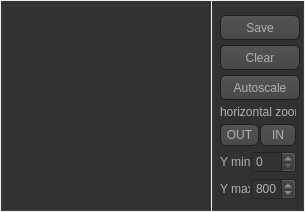
        <widget class="QWidget" name="tab_7">
         <attribute name="title">
          <string>Interspike intervals</string>
         </attribute>
         <layout class="QHBoxLayout" name="horizontalLayout_6">
          <property name="spacing">
           <number>1</number>
          </property>
          <property name="margin">
           <number>1</number>
          </property>
          <item>
           <widget class="QGroupBox" name="displayGraphs_3">
            <property name="minimumSize">
             <size>
              <width>210</width>
              <height>210</height>
             </size>
            </property>
            <property name="maximumSize">
             <size>
              <width>16677</width>
              <height>220</height>
             </size>
            </property>
            <property name="cursor">
             <cursorShape>CrossCursor</cursorShape>
            </property>
            <property name="styleSheet">
             <string notr="true">QToolTip
{
     border: 1px solid black;
     background-color: #ffa02f;
     padding: 1px;
     border-radius: 3px;
     opacity: 100;
}

QWidget
{
    color: #b1b1b1;
    background-color: #323232;
}

QWidget:item:hover
{
    background-color: QLinearGradient( x1: 0, y1: 0, x2: 0, y2: 1, stop: 0 #ffa02f, stop: 1 #ca0619);
    color: #000000;
}

QWidget:item:selected
{
    background-color: QLinearGradient( x1: 0, y1: 0, x2: 0, y2: 1, stop: 0 #ffa02f, stop: 1 #d7801a);
}

QMenuBar::item
{
    background: transparent;
}

QMenuBar::item:selected
{
    background: transparent;
    border: 1px solid #ffaa00;
}

QMenuBar::item:pressed
{
    background: #444;
    border: 1px solid #000;
    background-color: QLinearGradient(
        x1:0, y1:0,
        x2:0, y2:1,
        stop:1 #212121,
        stop:0.4 #343434/*,
        stop:0.2 #343434,
        stop:0.1 #ffaa00*/
    );
    margin-bottom:-1px;
    padding-bottom:1px;
}

QMenu
{
    border: 1px solid #000;
}

QMenu::item
{
    padding: 2px 20px 2px 20px;
}

QMenu::item:selected
{
    color: #000000;
}

QWidget:disabled
{
    color: #404040;
    background-color: #323232;
}

QAbstractItemView
{
    background-color: QLinearGradient( x1: 0, y1: 0, x2: 0, y2: 1, stop: 0 #4d4d4d, stop: 0.1 #646464, stop: 1 #5d5d5d);
}

QWidget:focus
{
    /*border: 2px solid QLinearGradient( x1: 0, y1: 0, x2: 0, y2: 1, stop: 0 #ffa02f, stop: 1 #d7801a);*/
}

QLineEdit
{
    background-color: QLinearGradient( x1: 0, y1: 0, x2: 0, y2: 1, stop: 0 #4d4d4d, stop: 0 #646464, stop: 1 #5d5d5d);
    padding: 1px;
    border-style: solid;
    border: 1px solid #1e1e1e;
    border-radius: 5;
}

QPushButton
{
    color: #b1b1b1;
    background-color: QLinearGradient( x1: 0, y1: 0, x2: 0, y2: 1, stop: 0 #565656, stop: 0.1 #525252, stop: 0.5 #4e4e4e, stop: 0.9 #4a4a4a, stop: 1 #464646);
    border-width: 1px;
    border-color: #1e1e1e;
    border-style: solid;
    border-radius: 6;
    padding: 3px;
    font-size: 12px;
    padding-left: 5px;
    padding-right: 5px;
}

QPushButton:pressed
{
    background-color: QLinearGradient( x1: 0, y1: 0, x2: 0, y2: 1, stop: 0 #2d2d2d, stop: 0.1 #2b2b2b, stop: 0.5 #292929, stop: 0.9 #282828, stop: 1 #252525);
}

QComboBox
{
    selection-background-color: #ffaa00;
    background-color: QLinearGradient( x1: 0, y1: 0, x2: 0, y2: 1, stop: 0 #565656, stop: 0.1 #525252, stop: 0.5 #4e4e4e, stop: 0.9 #4a4a4a, stop: 1 #464646);
    border-style: solid;
    border: 1px solid #1e1e1e;
    border-radius: 5;
}

QComboBox:hover,QPushButton:hover
{
    border: 2px solid QLinearGradient( x1: 0, y1: 0, x2: 0, y2: 1, stop: 0 #ffa02f, stop: 1 #d7801a);
}


QComboBox:on
{
    padding-top: 3px;
    padding-left: 4px;
    background-color: QLinearGradient( x1: 0, y1: 0, x2: 0, y2: 1, stop: 0 #2d2d2d, stop: 0.1 #2b2b2b, stop: 0.5 #292929, stop: 0.9 #282828, stop: 1 #252525);
    selection-background-color: #ffaa00;
}

QComboBox QAbstractItemView
{
    border: 2px solid darkgray;
    selection-background-color: QLinearGradient( x1: 0, y1: 0, x2: 0, y2: 1, stop: 0 #ffa02f, stop: 1 #d7801a);
}

QComboBox::drop-down
{
     subcontrol-origin: padding;
     subcontrol-position: top right;
     width: 15px;

     border-left-width: 0px;
     border-left-color: darkgray;
     border-left-style: solid; /* just a single line */
     border-top-right-radius: 3px; /* same radius as the QComboBox */
     border-bottom-right-radius: 3px;
 }

QComboBox::down-arrow
{
     image: url(:/down_arrow.png);
}

QGroupBox:focus
{
border: 2px solid QLinearGradient( x1: 0, y1: 0, x2: 0, y2: 1, stop: 0 #ffa02f, stop: 1 #d7801a);
}

QTextEdit:focus
{
    border: 2px solid QLinearGradient( x1: 0, y1: 0, x2: 0, y2: 1, stop: 0 #ffa02f, stop: 1 #d7801a);
}

QScrollBar:horizontal {
     border: 1px solid #222222;
     background: QLinearGradient( x1: 0, y1: 0, x2: 0, y2: 1, stop: 0.0 #121212, stop: 0.2 #282828, stop: 1 #484848);
     height: 7px;
     margin: 0px 16px 0 16px;
}

QScrollBar::handle:horizontal
{
      background: QLinearGradient( x1: 0, y1: 0, x2: 1, y2: 0, stop: 0 #ffa02f, stop: 0.5 #d7801a, stop: 1 #ffa02f);
      min-height: 20px;
      border-radius: 2px;
}

QScrollBar::add-line:horizontal {
      border: 1px solid #1b1b19;
      border-radius: 2px;
      background: QLinearGradient( x1: 0, y1: 0, x2: 1, y2: 0, stop: 0 #ffa02f, stop: 1 #d7801a);
      width: 14px;
      subcontrol-position: right;
      subcontrol-origin: margin;
}

QScrollBar::sub-line:horizontal {
      border: 1px solid #1b1b19;
      border-radius: 2px;
      background: QLinearGradient( x1: 0, y1: 0, x2: 1, y2: 0, stop: 0 #ffa02f, stop: 1 #d7801a);
      width: 14px;
     subcontrol-position: left;
     subcontrol-origin: margin;
}

QScrollBar::right-arrow:horizontal, QScrollBar::left-arrow:horizontal
{
      border: 1px solid black;
      width: 1px;
      height: 1px;
      background: white;
}

QScrollBar::add-page:horizontal, QScrollBar::sub-page:horizontal
{
      background: none;
}

QScrollBar:vertical
{
      background: QLinearGradient( x1: 0, y1: 0, x2: 1, y2: 0, stop: 0.0 #121212, stop: 0.2 #282828, stop: 1 #484848);
      width: 7px;
      margin: 16px 0 16px 0;
      border: 1px solid #222222;
}

QScrollBar::handle:vertical
{
      background: QLinearGradient( x1: 0, y1: 0, x2: 0, y2: 1, stop: 0 #ffa02f, stop: 0.5 #d7801a, stop: 1 #ffa02f);
      min-height: 20px;
      border-radius: 2px;
}

QScrollBar::add-line:vertical
{
      border: 1px solid #1b1b19;
      border-radius: 2px;
      background: QLinearGradient( x1: 0, y1: 0, x2: 0, y2: 1, stop: 0 #ffa02f, stop: 1 #d7801a);
      height: 14px;
      subcontrol-position: bottom;
      subcontrol-origin: margin;
}

QScrollBar::sub-line:vertical
{
      border: 1px solid #1b1b19;
      border-radius: 2px;
      background: QLinearGradient( x1: 0, y1: 0, x2: 0, y2: 1, stop: 0 #d7801a, stop: 1 #ffa02f);
      height: 14px;
      subcontrol-position: top;
      subcontrol-origin: margin;
}

QScrollBar::up-arrow:vertical, QScrollBar::down-arrow:vertical
{
      border: 1px solid black;
      width: 1px;
      height: 1px;
      background: white;
}


QScrollBar::add-page:vertical, QScrollBar::sub-page:vertical
{
      background: none;
}

QTextEdit
{
    background-color: #242424;
}

QPlainTextEdit
{
    background-color: #242424;
}

QHeaderView::section
{
    background-color: QLinearGradient(x1:0, y1:0, x2:0, y2:1, stop:0 #616161, stop: 0.5 #505050, stop: 0.6 #434343, stop:1 #656565);
    color: white;
    padding-left: 4px;
    border: 1px solid #6c6c6c;
}

QCheckBox:disabled
{
color: #414141;
}

QDockWidget::title
{
    text-align: center;
    spacing: 3px; /* spacing between items in the tool bar */
    background-color: QLinearGradient(x1:0, y1:0, x2:0, y2:1, stop:0 #323232, stop: 0.5 #242424, stop:1 #323232);
}

QDockWidget::close-button, QDockWidget::float-button
{
    text-align: center;
    spacing: 1px; /* spacing between items in the tool bar */
    background-color: QLinearGradient(x1:0, y1:0, x2:0, y2:1, stop:0 #323232, stop: 0.5 #242424, stop:1 #323232);
}

QDockWidget::close-button:hover, QDockWidget::float-button:hover
{
    background: #242424;
}

QDockWidget::close-button:pressed, QDockWidget::float-button:pressed
{
    padding: 1px -1px -1px 1px;
}

QMainWindow::separator
{
    background-color: QLinearGradient(x1:0, y1:0, x2:0, y2:1, stop:0 #161616, stop: 0.5 #151515, stop: 0.6 #212121, stop:1 #343434);
    color: white;
    padding-left: 4px;
    border: 1px solid #4c4c4c;
    spacing: 3px; /* spacing between items in the tool bar */
}

QMainWindow::separator:hover
{

    background-color: QLinearGradient(x1:0, y1:0, x2:0, y2:1, stop:0 #d7801a, stop:0.5 #b56c17 stop:1 #ffa02f);
    color: white;
    padding-left: 4px;
    border: 1px solid #6c6c6c;
    spacing: 3px; /* spacing between items in the tool bar */
}

QToolBar::handle
{
     spacing: 3px; /* spacing between items in the tool bar */
     background: url(:/images/handle.png);
}

QMenu::separator
{
    height: 2px;
    background-color: QLinearGradient(x1:0, y1:0, x2:0, y2:1, stop:0 #161616, stop: 0.5 #151515, stop: 0.6 #212121, stop:1 #343434);
    color: white;
    padding-left: 4px;
    margin-left: 10px;
    margin-right: 5px;
}

QProgressBar
{
    border: 2px solid grey;
    border-radius: 5px;
    text-align: center;
}

QProgressBar::chunk
{
    background-color: #d7801a;
    width: 2.15px;
    margin: 0.5px;
}

QTabBar::tab {
    color: #b1b1b1;
    border: 1px solid #444;
    border-bottom-style: none;
    background-color: #323232;
    padding-left: 10px;
    padding-right: 10px;
    padding-top: 3px;
    padding-bottom: 2px;
    margin-right: -1px;
}

QTabWidget::pane {
    border: 1px solid #444;
    top: 1px;
}

QTabBar::tab:last
{
    margin-right: 0; /* the last selected tab has nothing to overlap with on the right */
    border-top-right-radius: 3px;
}

QTabBar::tab:first:!selected
{
 margin-left: 0px; /* the last selected tab has nothing to overlap with on the right */


    border-top-left-radius: 3px;
}

QTabBar::tab:!selected
{
    color: #b1b1b1;
    border-bottom-style: solid;
    margin-top: 3px;
    background-color: QLinearGradient(x1:0, y1:0, x2:0, y2:1, stop:1 #212121, stop:.4 #343434);
}

QTabBar::tab:selected
{
    border-top-left-radius: 3px;
    border-top-right-radius: 3px;
    margin-bottom: 0px;
}

QTabBar::tab:!selected:hover
{
    /*border-top: 2px solid #ffaa00;
    padding-bottom: 3px;*/
    border-top-left-radius: 3px;
    border-top-right-radius: 3px;
    background-color: QLinearGradient(x1:0, y1:0, x2:0, y2:1, stop:1 #212121, stop:0.4 #343434, stop:0.2 #343434, stop:0.1 #ffaa00);
}

QRadioButton::indicator:checked, QRadioButton::indicator:unchecked{
    color: #b1b1b1;
    background-color: #323232;
    border: 1px solid #b1b1b1;
    border-radius: 6px;
}

QRadioButton::indicator:checked
{
    background-color: qradialgradient(
        cx: 0.5, cy: 0.5,
        fx: 0.5, fy: 0.5,
        radius: 1.0,
        stop: 0.25 #ffaa00,
        stop: 0.3 #323232
    );
}

QCheckBox::indicator{
    color: #b1b1b1;
    background-color: #323232;
    border: 1px solid #b1b1b1;
    width: 9px;
    height: 9px;
}

QRadioButton::indicator
{
    border-radius: 6px;
}

QRadioButton::indicator:hover, QCheckBox::indicator:hover
{
    border: 1px solid #ffaa00;
}

QCheckBox::indicator:checked
{
    image:url(:/images/checkbox.png);
}

QCheckBox::indicator:disabled, QRadioButton::indicator:disabled
{
    border: 1px solid #444;
}</string>
            </property>
            <property name="title">
             <string/>
            </property>
           </widget>
          </item>
          <item>
           <widget class="QGroupBox" name="displayGraphs_4">
            <property name="minimumSize">
             <size>
              <width>92</width>
              <height>210</height>
             </size>
            </property>
            <property name="maximumSize">
             <size>
              <width>92</width>
              <height>220</height>
             </size>
            </property>
            <property name="cursor">
             <cursorShape>ArrowCursor</cursorShape>
            </property>
            <property name="styleSheet">
             <string notr="true">QToolTip
{
     border: 1px solid black;
     background-color: #ffa02f;
     padding: 1px;
     border-radius: 3px;
     opacity: 100;
}

QWidget
{
    color: #b1b1b1;
    background-color: #323232;
}

QWidget:item:hover
{
    background-color: QLinearGradient( x1: 0, y1: 0, x2: 0, y2: 1, stop: 0 #ffa02f, stop: 1 #ca0619);
    color: #000000;
}

QWidget:item:selected
{
    background-color: QLinearGradient( x1: 0, y1: 0, x2: 0, y2: 1, stop: 0 #ffa02f, stop: 1 #d7801a);
}

QMenuBar::item
{
    background: transparent;
}

QMenuBar::item:selected
{
    background: transparent;
    border: 1px solid #ffaa00;
}

QMenuBar::item:pressed
{
    background: #444;
    border: 1px solid #000;
    background-color: QLinearGradient(
        x1:0, y1:0,
        x2:0, y2:1,
        stop:1 #212121,
        stop:0.4 #343434/*,
        stop:0.2 #343434,
        stop:0.1 #ffaa00*/
    );
    margin-bottom:-1px;
    padding-bottom:1px;
}

QMenu
{
    border: 1px solid #000;
}

QMenu::item
{
    padding: 2px 20px 2px 20px;
}

QMenu::item:selected
{
    color: #000000;
}

QWidget:disabled
{
    color: #404040;
    background-color: #323232;
}

QAbstractItemView
{
    background-color: QLinearGradient( x1: 0, y1: 0, x2: 0, y2: 1, stop: 0 #4d4d4d, stop: 0.1 #646464, stop: 1 #5d5d5d);
}

QWidget:focus
{
    /*border: 2px solid QLinearGradient( x1: 0, y1: 0, x2: 0, y2: 1, stop: 0 #ffa02f, stop: 1 #d7801a);*/
}

QLineEdit
{
    background-color: QLinearGradient( x1: 0, y1: 0, x2: 0, y2: 1, stop: 0 #4d4d4d, stop: 0 #646464, stop: 1 #5d5d5d);
    padding: 1px;
    border-style: solid;
    border: 1px solid #1e1e1e;
    border-radius: 5;
}

QPushButton
{
    color: #b1b1b1;
    background-color: QLinearGradient( x1: 0, y1: 0, x2: 0, y2: 1, stop: 0 #565656, stop: 0.1 #525252, stop: 0.5 #4e4e4e, stop: 0.9 #4a4a4a, stop: 1 #464646);
    border-width: 1px;
    border-color: #1e1e1e;
    border-style: solid;
    border-radius: 6;
    padding: 3px;
    font-size: 12px;
    padding-left: 5px;
    padding-right: 5px;
}

QPushButton:pressed
{
    background-color: QLinearGradient( x1: 0, y1: 0, x2: 0, y2: 1, stop: 0 #2d2d2d, stop: 0.1 #2b2b2b, stop: 0.5 #292929, stop: 0.9 #282828, stop: 1 #252525);
}

QComboBox
{
    selection-background-color: #ffaa00;
    background-color: QLinearGradient( x1: 0, y1: 0, x2: 0, y2: 1, stop: 0 #565656, stop: 0.1 #525252, stop: 0.5 #4e4e4e, stop: 0.9 #4a4a4a, stop: 1 #464646);
    border-style: solid;
    border: 1px solid #1e1e1e;
    border-radius: 5;
}

QComboBox:hover,QPushButton:hover
{
    border: 2px solid QLinearGradient( x1: 0, y1: 0, x2: 0, y2: 1, stop: 0 #ffa02f, stop: 1 #d7801a);
}


QComboBox:on
{
    padding-top: 3px;
    padding-left: 4px;
    background-color: QLinearGradient( x1: 0, y1: 0, x2: 0, y2: 1, stop: 0 #2d2d2d, stop: 0.1 #2b2b2b, stop: 0.5 #292929, stop: 0.9 #282828, stop: 1 #252525);
    selection-background-color: #ffaa00;
}

QComboBox QAbstractItemView
{
    border: 2px solid darkgray;
    selection-background-color: QLinearGradient( x1: 0, y1: 0, x2: 0, y2: 1, stop: 0 #ffa02f, stop: 1 #d7801a);
}

QComboBox::drop-down
{
     subcontrol-origin: padding;
     subcontrol-position: top right;
     width: 15px;

     border-left-width: 0px;
     border-left-color: darkgray;
     border-left-style: solid; /* just a single line */
     border-top-right-radius: 3px; /* same radius as the QComboBox */
     border-bottom-right-radius: 3px;
 }

QComboBox::down-arrow
{
     image: url(:/down_arrow.png);
}

QGroupBox:focus
{
border: 2px solid QLinearGradient( x1: 0, y1: 0, x2: 0, y2: 1, stop: 0 #ffa02f, stop: 1 #d7801a);
}

QTextEdit:focus
{
    border: 2px solid QLinearGradient( x1: 0, y1: 0, x2: 0, y2: 1, stop: 0 #ffa02f, stop: 1 #d7801a);
}

QScrollBar:horizontal {
     border: 1px solid #222222;
     background: QLinearGradient( x1: 0, y1: 0, x2: 0, y2: 1, stop: 0.0 #121212, stop: 0.2 #282828, stop: 1 #484848);
     height: 7px;
     margin: 0px 16px 0 16px;
}

QScrollBar::handle:horizontal
{
      background: QLinearGradient( x1: 0, y1: 0, x2: 1, y2: 0, stop: 0 #ffa02f, stop: 0.5 #d7801a, stop: 1 #ffa02f);
      min-height: 20px;
      border-radius: 2px;
}

QScrollBar::add-line:horizontal {
      border: 1px solid #1b1b19;
      border-radius: 2px;
      background: QLinearGradient( x1: 0, y1: 0, x2: 1, y2: 0, stop: 0 #ffa02f, stop: 1 #d7801a);
      width: 14px;
      subcontrol-position: right;
      subcontrol-origin: margin;
}

QScrollBar::sub-line:horizontal {
      border: 1px solid #1b1b19;
      border-radius: 2px;
      background: QLinearGradient( x1: 0, y1: 0, x2: 1, y2: 0, stop: 0 #ffa02f, stop: 1 #d7801a);
      width: 14px;
     subcontrol-position: left;
     subcontrol-origin: margin;
}

QScrollBar::right-arrow:horizontal, QScrollBar::left-arrow:horizontal
{
      border: 1px solid black;
      width: 1px;
      height: 1px;
      background: white;
}

QScrollBar::add-page:horizontal, QScrollBar::sub-page:horizontal
{
      background: none;
}

QScrollBar:vertical
{
      background: QLinearGradient( x1: 0, y1: 0, x2: 1, y2: 0, stop: 0.0 #121212, stop: 0.2 #282828, stop: 1 #484848);
      width: 7px;
      margin: 16px 0 16px 0;
      border: 1px solid #222222;
}

QScrollBar::handle:vertical
{
      background: QLinearGradient( x1: 0, y1: 0, x2: 0, y2: 1, stop: 0 #ffa02f, stop: 0.5 #d7801a, stop: 1 #ffa02f);
      min-height: 20px;
      border-radius: 2px;
}

QScrollBar::add-line:vertical
{
      border: 1px solid #1b1b19;
      border-radius: 2px;
      background: QLinearGradient( x1: 0, y1: 0, x2: 0, y2: 1, stop: 0 #ffa02f, stop: 1 #d7801a);
      height: 14px;
      subcontrol-position: bottom;
      subcontrol-origin: margin;
}

QScrollBar::sub-line:vertical
{
      border: 1px solid #1b1b19;
      border-radius: 2px;
      background: QLinearGradient( x1: 0, y1: 0, x2: 0, y2: 1, stop: 0 #d7801a, stop: 1 #ffa02f);
      height: 14px;
      subcontrol-position: top;
      subcontrol-origin: margin;
}

QScrollBar::up-arrow:vertical, QScrollBar::down-arrow:vertical
{
      border: 1px solid black;
      width: 1px;
      height: 1px;
      background: white;
}


QScrollBar::add-page:vertical, QScrollBar::sub-page:vertical
{
      background: none;
}

QTextEdit
{
    background-color: #242424;
}

QPlainTextEdit
{
    background-color: #242424;
}

QHeaderView::section
{
    background-color: QLinearGradient(x1:0, y1:0, x2:0, y2:1, stop:0 #616161, stop: 0.5 #505050, stop: 0.6 #434343, stop:1 #656565);
    color: white;
    padding-left: 4px;
    border: 1px solid #6c6c6c;
}

QCheckBox:disabled
{
color: #414141;
}

QDockWidget::title
{
    text-align: center;
    spacing: 3px; /* spacing between items in the tool bar */
    background-color: QLinearGradient(x1:0, y1:0, x2:0, y2:1, stop:0 #323232, stop: 0.5 #242424, stop:1 #323232);
}

QDockWidget::close-button, QDockWidget::float-button
{
    text-align: center;
    spacing: 1px; /* spacing between items in the tool bar */
    background-color: QLinearGradient(x1:0, y1:0, x2:0, y2:1, stop:0 #323232, stop: 0.5 #242424, stop:1 #323232);
}

QDockWidget::close-button:hover, QDockWidget::float-button:hover
{
    background: #242424;
}

QDockWidget::close-button:pressed, QDockWidget::float-button:pressed
{
    padding: 1px -1px -1px 1px;
}

QMainWindow::separator
{
    background-color: QLinearGradient(x1:0, y1:0, x2:0, y2:1, stop:0 #161616, stop: 0.5 #151515, stop: 0.6 #212121, stop:1 #343434);
    color: white;
    padding-left: 4px;
    border: 1px solid #4c4c4c;
    spacing: 3px; /* spacing between items in the tool bar */
}

QMainWindow::separator:hover
{

    background-color: QLinearGradient(x1:0, y1:0, x2:0, y2:1, stop:0 #d7801a, stop:0.5 #b56c17 stop:1 #ffa02f);
    color: white;
    padding-left: 4px;
    border: 1px solid #6c6c6c;
    spacing: 3px; /* spacing between items in the tool bar */
}

QToolBar::handle
{
     spacing: 3px; /* spacing between items in the tool bar */
     background: url(:/images/handle.png);
}

QMenu::separator
{
    height: 2px;
    background-color: QLinearGradient(x1:0, y1:0, x2:0, y2:1, stop:0 #161616, stop: 0.5 #151515, stop: 0.6 #212121, stop:1 #343434);
    color: white;
    padding-left: 4px;
    margin-left: 10px;
    margin-right: 5px;
}

QProgressBar
{
    border: 2px solid grey;
    border-radius: 5px;
    text-align: center;
}

QProgressBar::chunk
{
    background-color: #d7801a;
    width: 2.15px;
    margin: 0.5px;
}

QTabBar::tab {
    color: #b1b1b1;
    border: 1px solid #444;
    border-bottom-style: none;
    background-color: #323232;
    padding-left: 10px;
    padding-right: 10px;
    padding-top: 3px;
    padding-bottom: 2px;
    margin-right: -1px;
}

QTabWidget::pane {
    border: 1px solid #444;
    top: 1px;
}

QTabBar::tab:last
{
    margin-right: 0; /* the last selected tab has nothing to overlap with on the right */
    border-top-right-radius: 3px;
}

QTabBar::tab:first:!selected
{
 margin-left: 0px; /* the last selected tab has nothing to overlap with on the right */


    border-top-left-radius: 3px;
}

QTabBar::tab:!selected
{
    color: #b1b1b1;
    border-bottom-style: solid;
    margin-top: 3px;
    background-color: QLinearGradient(x1:0, y1:0, x2:0, y2:1, stop:1 #212121, stop:.4 #343434);
}

QTabBar::tab:selected
{
    border-top-left-radius: 3px;
    border-top-right-radius: 3px;
    margin-bottom: 0px;
}

QTabBar::tab:!selected:hover
{
    /*border-top: 2px solid #ffaa00;
    padding-bottom: 3px;*/
    border-top-left-radius: 3px;
    border-top-right-radius: 3px;
    background-color: QLinearGradient(x1:0, y1:0, x2:0, y2:1, stop:1 #212121, stop:0.4 #343434, stop:0.2 #343434, stop:0.1 #ffaa00);
}

QRadioButton::indicator:checked, QRadioButton::indicator:unchecked{
    color: #b1b1b1;
    background-color: #323232;
    border: 1px solid #b1b1b1;
    border-radius: 6px;
}

QRadioButton::indicator:checked
{
    background-color: qradialgradient(
        cx: 0.5, cy: 0.5,
        fx: 0.5, fy: 0.5,
        radius: 1.0,
        stop: 0.25 #ffaa00,
        stop: 0.3 #323232
    );
}

QCheckBox::indicator{
    color: #b1b1b1;
    background-color: #323232;
    border: 1px solid #b1b1b1;
    width: 9px;
    height: 9px;
}

QRadioButton::indicator
{
    border-radius: 6px;
}

QRadioButton::indicator:hover, QCheckBox::indicator:hover
{
    border: 1px solid #ffaa00;
}

QCheckBox::indicator:checked
{
    image:url(:/images/checkbox.png);
}

QCheckBox::indicator:disabled, QRadioButton::indicator:disabled
{
    border: 1px solid #444;
}</string>
            </property>
            <property name="title">
             <string/>
            </property>
            <layout class="QVBoxLayout" name="verticalLayout_9">
             <property name="spacing">
              <number>2</number>
             </property>
             <property name="margin">
              <number>5</number>
             </property>
             <item>
              <widget class="QPushButton" name="b_rrlplot_save">
               <property name="minimumSize">
                <size>
                 <width>80</width>
                 <height>15</height>
                </size>
               </property>
               <property name="maximumSize">
                <size>
                 <width>80</width>
                 <height>25</height>
                </size>
               </property>
               <property name="text">
                <string>Save</string>
               </property>
              </widget>
             </item>
             <item>
              <widget class="QPushButton" name="b_rrplot_clear">
               <property name="minimumSize">
                <size>
                 <width>80</width>
                 <height>15</height>
                </size>
               </property>
               <property name="maximumSize">
                <size>
                 <width>80</width>
                 <height>25</height>
                </size>
               </property>
               <property name="text">
                <string>Clear</string>
               </property>
              </widget>
             </item>
             <item>
              <widget class="QPushButton" name="b_rrplot_autoscale">
               <property name="minimumSize">
                <size>
                 <width>80</width>
                 <height>15</height>
                </size>
               </property>
               <property name="maximumSize">
                <size>
                 <width>80</width>
                 <height>25</height>
                </size>
               </property>
               <property name="font">
                <font>
                 <pointsize>-1</pointsize>
                </font>
               </property>
               <property name="text">
                <string>Autoscale</string>
               </property>
              </widget>
             </item>
             <item>
              <widget class="QLabel" name="label_12">
               <property name="maximumSize">
                <size>
                 <width>16777215</width>
                 <height>14</height>
                </size>
               </property>
               <property name="text">
                <string>horizontal zoom</string>
               </property>
              </widget>
             </item>
             <item>
              <layout class="QHBoxLayout" name="horizontalLayout_88">
               <property name="spacing">
                <number>1</number>
               </property>
               <property name="rightMargin">
                <number>0</number>
               </property>
               <item>
                <widget class="QPushButton" name="b_rrplot_zoomoutX">
                 <property name="minimumSize">
                  <size>
                   <width>15</width>
                   <height>0</height>
                  </size>
                 </property>
                 <property name="maximumSize">
                  <size>
                   <width>40</width>
                   <height>16777215</height>
                  </size>
                 </property>
                 <property name="text">
                  <string>OUT</string>
                 </property>
                 <property name="autoRepeat">
                  <bool>true</bool>
                 </property>
                </widget>
               </item>
               <item>
                <widget class="QPushButton" name="b_rrplot_zoominX">
                 <property name="minimumSize">
                  <size>
                   <width>15</width>
                   <height>0</height>
                  </size>
                 </property>
                 <property name="maximumSize">
                  <size>
                   <width>40</width>
                   <height>16777215</height>
                  </size>
                 </property>
                 <property name="font">
                  <font>
                   <pointsize>-1</pointsize>
                  </font>
                 </property>
                 <property name="text">
                  <string>IN</string>
                 </property>
                 <property name="autoRepeat">
                  <bool>true</bool>
                 </property>
                </widget>
               </item>
              </layout>
             </item>
             <item>
              <layout class="QHBoxLayout" name="horizontalLayout_92">
               <property name="spacing">
                <number>1</number>
               </property>
               <property name="rightMargin">
                <number>0</number>
               </property>
               <item>
                <widget class="QLabel" name="label_23">
                 <property name="maximumSize">
                  <size>
                   <width>30</width>
                   <height>16777215</height>
                  </size>
                 </property>
                 <property name="text">
                  <string>Y min</string>
                 </property>
                </widget>
               </item>
               <item>
                <widget class="QDoubleSpinBox" name="sb_yminRR">
                 <property name="maximumSize">
                  <size>
                   <width>50</width>
                   <height>16777215</height>
                  </size>
                 </property>
                 <property name="decimals">
                  <number>0</number>
                 </property>
                 <property name="maximum">
                  <double>2999.000000000000000</double>
                 </property>
                 <property name="singleStep">
                  <double>5.000000000000000</double>
                 </property>
                </widget>
               </item>
              </layout>
             </item>
             <item>
              <layout class="QHBoxLayout" name="horizontalLayout_89">
               <property name="spacing">
                <number>1</number>
               </property>
               <property name="rightMargin">
                <number>0</number>
               </property>
               <item>
                <widget class="QLabel" name="label_21">
                 <property name="maximumSize">
                  <size>
                   <width>30</width>
                   <height>16777215</height>
                  </size>
                 </property>
                 <property name="text">
                  <string>Y max</string>
                 </property>
                </widget>
               </item>
               <item>
                <widget class="QDoubleSpinBox" name="sb_ymaxRR">
                 <property name="maximumSize">
                  <size>
                   <width>50</width>
                   <height>16777215</height>
                  </size>
                 </property>
                 <property name="decimals">
                  <number>0</number>
                 </property>
                 <property name="maximum">
                  <double>3000.000000000000000</double>
                 </property>
                 <property name="singleStep">
                  <double>5.000000000000000</double>
                 </property>
                 <property name="value">
                  <double>800.000000000000000</double>
                 </property>
                </widget>
               </item>
              </layout>
             </item>
            </layout>
           </widget>
          </item>
         </layout>
        </widget>
